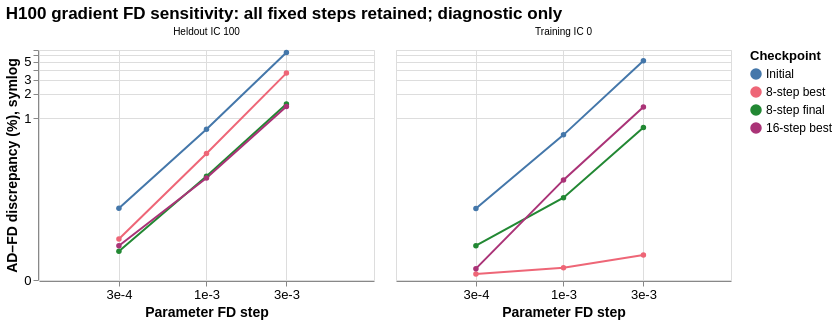

Vega-Lite specification stored for this chart:
### Vega-Lite specification from a JSON file in a GitHub repository (floating-point values rounded to 4 significant figures)
{"config": {"view": {"continuousWidth": 300, "continuousHeight": 300}, "axis": {"labelFontSize": 13, "titleFontSize": 14}, "legend": {"labelFontSize": 12, "titleFontSize": 13}, "title": {"fontSize": 17}}, "data": {"values": [{"checkpoint": "Initial", "case": "Training IC 0", "epsilon": 0.003, "error_percent": 5.165}, {"checkpoint": "Initial", "case": "Training IC 0", "epsilon": 0.001, "error_percent": 0.6148}, {"checkpoint": "Initial", "case": "Training IC 0", "epsilon": 0.0003, "error_percent": 0.06688}, {"checkpoint": "Initial", "case": "Heldout IC 100", "epsilon": 0.003, "error_percent": 6.535}, {"checkpoint": "Initial", "case": "Heldout IC 100", "epsilon": 0.001, "error_percent": 0.724}, {"checkpoint": "Initial", "case": "Heldout IC 100", "epsilon": 0.0003, "error_percent": 0.0673}, {"checkpoint": "8-step best", "case": "Training IC 0", "epsilon": 0.003, "error_percent": 0.01037}, {"checkpoint": "8-step best", "case": "Training IC 0", "epsilon": 0.001, "error_percent": 0.004132}, {"checkpoint": "8-step best", "case": "Training IC 0", "epsilon": 0.0003, "error_percent": 0.0019}, {"checkpoint": "8-step best", "case": "Heldout IC 100", "epsilon": 0.003, "error_percent": 3.621}, {"checkpoint": "8-step best", "case": "Heldout IC 100", "epsilon": 0.001, "error_percent": 0.358}, {"checkpoint": "8-step best", "case": "Heldout IC 100", "epsilon": 0.0003, "error_percent": 0.02222}, {"checkpoint": "8-step final", "case": "Training IC 0", "epsilon": 0.003, "error_percent": 0.7618}, {"checkpoint": "8-step final", "case": "Training IC 0", "epsilon": 0.001, "error_percent": 0.09421}, {"checkpoint": "8-step final", "case": "Training IC 0", "epsilon": 0.0003, "error_percent": 0.01661}, {"checkpoint": "8-step final", "case": "Heldout IC 100", "epsilon": 0.003, "error_percent": 1.497}, {"checkpoint": "8-step final", "case": "Heldout IC 100", "epsilon": 0.001, "error_percent": 0.1824}, {"checkpoint": "8-step final", "case": "Heldout IC 100", "epsilon": 0.0003, "error_percent": 0.0127}, {"checkpoint": "16-step best", "case": "Training IC 0", "epsilon": 0.003, "error_percent": 1.375}, {"checkpoint": "16-step best", "case": "Training IC 0", "epsilon": 0.001, "error_percent": 0.1632}, {"checkpoint": "16-step best", "case": "Training IC 0", "epsilon": 0.0003, "error_percent": 0.003821}, {"checkpoint": "16-step best", "case": "Heldout IC 100", "epsilon": 0.003, "error_percent": 1.388}, {"checkpoint": "16-step best", "case": "Heldout IC 100", "epsilon": 0.001, "error_percent": 0.1727}, {"checkpoint": "16-step best", "case": "Heldout IC 100", "epsilon": 0.0003, "error_percent": 0.01656}]}, "facet": {"column": {"field": "case", "title": null, "type": "nominal"}}, "spec": {"mark": {"type": "line", "point": true}, "encoding": {"color": {"field": "checkpoint", "scale": {"domain": ["Initial", "8-step best", "8-step final", "16-step best"], "range": ["#4477AA", "#EE6677", "#228833", "#AA3377"]}, "sort": ["Initial", "8-step best", "8-step final", "16-step best"], "title": "Checkpoint", "type": "nominal"}, "x": {"axis": {"format": ".0e", "values": [0.0003, 0.001, 0.003]}, "field": "epsilon", "scale": {"type": "log"}, "title": "Parameter FD step", "type": "quantitative"}, "y": {"field": "error_percent", "scale": {"constant": 0.01, "type": "symlog"}, "title": "AD–FD discrepancy (%), symlog", "type": "quantitative"}}, "height": 230, "width": 335}, "title": "H100 gradient FD sensitivity: all fixed steps retained; diagnostic only", "$schema": "https://vega.github.io/schema/vega-lite/v6.4.1.json"}
